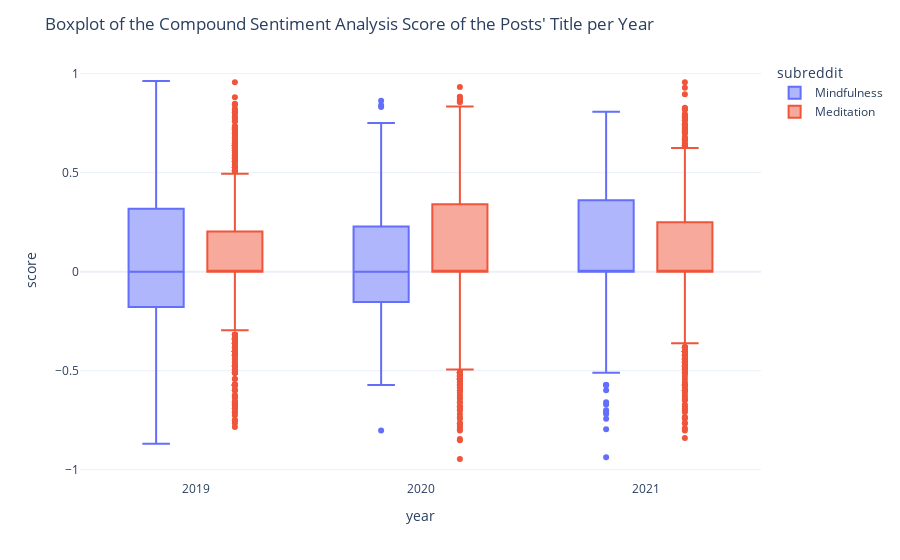

This figure's notebook cell:
### Code cell
fig = px.box(title_scores, x="year", y="score", color="subreddit")
fig.update_traces(quartilemethod="exclusive") # or "inclusive", or "linear" by default
fig.update_layout(title = "Boxplot of the Compound Sentiment Analysis Score of the Posts' Title per Year")
fig.show()

### Figure 1 — Plotly figure (JSON) as saved in the notebook; plotly's stock layout.template omitted (floating-point values rounded to 4 significant figures; data arrays with more than 128 entries replaced by an {"elided": "..."} marker saying what was removed)
{"data": [{"alignmentgroup": "True", "hovertemplate": "subreddit=Mindfulness<br>year=%{x}<br>score=%{y}<extra></extra>", "legendgroup": "Mindfulness", "marker": {"color": "#636efa"}, "name": "Mindfulness", "notched": false, "offsetgroup": "Mindfulness", "orientation": "v", "quartilemethod": "exclusive", "showlegend": true, "type": "box", "x": {"elided": "448 str values"}, "x0": " ", "xaxis": "x", "y": {"elided": "448 float values"}, "y0": " ", "yaxis": "y"}, {"alignmentgroup": "True", "hovertemplate": "subreddit=Meditation<br>year=%{x}<br>score=%{y}<extra></extra>", "legendgroup": "Meditation", "marker": {"color": "#EF553B"}, "name": "Meditation", "notched": false, "offsetgroup": "Meditation", "orientation": "v", "quartilemethod": "exclusive", "showlegend": true, "type": "box", "x": {"elided": "2290 str values"}, "x0": " ", "xaxis": "x", "y": {"elided": "2290 float values"}, "y0": " ", "yaxis": "y"}], "layout": {"boxmode": "group", "legend": {"title": {"text": "subreddit"}, "tracegroupgap": 0}, "margin": {"t": 60}, "title": {"text": "Boxplot of the Compound Sentiment Analysis Score of the Posts' Title per Year"}, "xaxis": {"anchor": "y", "domain": [0, 1], "title": {"text": "year"}}, "yaxis": {"anchor": "x", "domain": [0, 1], "title": {"text": "score"}}}}
